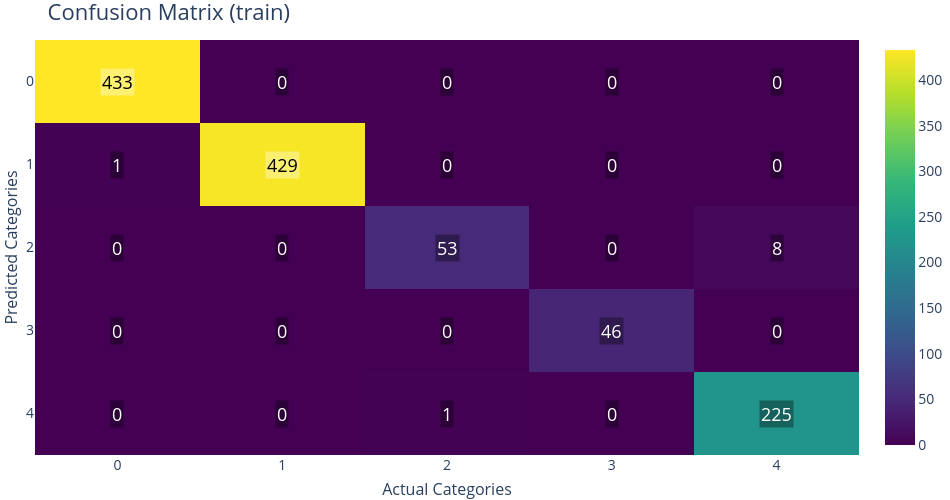

The cell this chart's notebook holds for it:
### Markdown cell above
### For training portion

### Code cell
fig_cm = pyg.PlotConfusionMatrix(split="train")
fig_cm.show()

### Figure 1 — Plotly figure (JSON) as saved in the notebook; plotly's stock layout.template omitted (floating-point values rounded to 4 significant figures)
{"data": [{"colorbar": {"tickfont": {"size": 14}, "title": {"font": {"size": 16}}}, "colorscale": [[0, "rgb(68, 1, 84)"], [0.1111, "rgb(72, 40, 120)"], [0.2222, "rgb(62, 73, 137)"], [0.3333, "rgb(49, 104, 142)"], [0.4444, "rgb(38, 130, 142)"], [0.5556, "rgb(31, 158, 137)"], [0.6667, "rgb(53, 183, 121)"], [0.7778, "rgb(110, 206, 88)"], [0.8889, "rgb(181, 222, 43)"], [1, "rgb(253, 231, 37)"]], "showscale": true, "type": "heatmap", "x": [0, 1, 2, 3, 4], "y": [0, 1, 2, 3, 4], "z": [[433, 0, 0, 0, 0], [1, 429, 0, 0, 0], [0, 0, 53, 0, 8], [0, 0, 0, 46, 0], [0, 0, 1, 0, 225]], "zmax": 433, "zmin": 0}], "layout": {"annotations": [{"bgcolor": "rgba(255,255,255,0.35)", "font": {"color": "black", "size": 18}, "opacity": 1, "showarrow": false, "text": "433", "x": 0, "xref": "x", "y": 0, "yref": "y"}, {"bgcolor": "rgba(0,0,0,0.35)", "font": {"color": "white", "size": 18}, "opacity": 1, "showarrow": false, "text": "0", "x": 1, "xref": "x", "y": 0, "yref": "y"}, {"bgcolor": "rgba(0,0,0,0.35)", "font": {"color": "white", "size": 18}, "opacity": 1, "showarrow": false, "text": "0", "x": 2, "xref": "x", "y": 0, "yref": "y"}, {"bgcolor": "rgba(0,0,0,0.35)", "font": {"color": "white", "size": 18}, "opacity": 1, "showarrow": false, "text": "0", "x": 3, "xref": "x", "y": 0, "yref": "y"}, {"bgcolor": "rgba(0,0,0,0.35)", "font": {"color": "white", "size": 18}, "opacity": 1, "showarrow": false, "text": "0", "x": 4, "xref": "x", "y": 0, "yref": "y"}, {"bgcolor": "rgba(0,0,0,0.35)", "font": {"color": "white", "size": 18}, "opacity": 1, "showarrow": false, "text": "1", "x": 0, "xref": "x", "y": 1, "yref": "y"}, {"bgcolor": "rgba(255,255,255,0.35)", "font": {"color": "black", "size": 18}, "opacity": 1, "showarrow": false, "text": "429", "x": 1, "xref": "x", "y": 1, "yref": "y"}, {"bgcolor": "rgba(0,0,0,0.35)", "font": {"color": "white", "size": 18}, "opacity": 1, "showarrow": false, "text": "0", "x": 2, "xref": "x", "y": 1, "yref": "y"}, {"bgcolor": "rgba(0,0,0,0.35)", "font": {"color": "white", "size": 18}, "opacity": 1, "showarrow": false, "text": "0", "x": 3, "xref": "x", "y": 1, "yref": "y"}, {"bgcolor": "rgba(0,0,0,0.35)", "font": {"color": "white", "size": 18}, "opacity": 1, "showarrow": false, "text": "0", "x": 4, "xref": "x", "y": 1, "yref": "y"}, {"bgcolor": "rgba(0,0,0,0.35)", "font": {"color": "white", "size": 18}, "opacity": 1, "showarrow": false, "text": "0", "x": 0, "xref": "x", "y": 2, "yref": "y"}, {"bgcolor": "rgba(0,0,0,0.35)", "font": {"color": "white", "size": 18}, "opacity": 1, "showarrow": false, "text": "0", "x": 1, "xref": "x", "y": 2, "yref": "y"}, {"bgcolor": "rgba(0,0,0,0.35)", "font": {"color": "white", "size": 18}, "opacity": 1, "showarrow": false, "text": "53", "x": 2, "xref": "x", "y": 2, "yref": "y"}, {"bgcolor": "rgba(0,0,0,0.35)", "font": {"color": "white", "size": 18}, "opacity": 1, "showarrow": false, "text": "0", "x": 3, "xref": "x", "y": 2, "yref": "y"}, {"bgcolor": "rgba(0,0,0,0.35)", "font": {"color": "white", "size": 18}, "opacity": 1, "showarrow": false, "text": "8", "x": 4, "xref": "x", "y": 2, "yref": "y"}, {"bgcolor": "rgba(0,0,0,0.35)", "font": {"color": "white", "size": 18}, "opacity": 1, "showarrow": false, "text": "0", "x": 0, "xref": "x", "y": 3, "yref": "y"}, {"bgcolor": "rgba(0,0,0,0.35)", "font": {"color": "white", "size": 18}, "opacity": 1, "showarrow": false, "text": "0", "x": 1, "xref": "x", "y": 3, "yref": "y"}, {"bgcolor": "rgba(0,0,0,0.35)", "font": {"color": "white", "size": 18}, "opacity": 1, "showarrow": false, "text": "0", "x": 2, "xref": "x", "y": 3, "yref": "y"}, {"bgcolor": "rgba(0,0,0,0.35)", "font": {"color": "white", "size": 18}, "opacity": 1, "showarrow": false, "text": "46", "x": 3, "xref": "x", "y": 3, "yref": "y"}, {"bgcolor": "rgba(0,0,0,0.35)", "font": {"color": "white", "size": 18}, "opacity": 1, "showarrow": false, "text": "0", "x": 4, "xref": "x", "y": 3, "yref": "y"}, {"bgcolor": "rgba(0,0,0,0.35)", "font": {"color": "white", "size": 18}, "opacity": 1, "showarrow": false, "text": "0", "x": 0, "xref": "x", "y": 4, "yref": "y"}, {"bgcolor": "rgba(0,0,0,0.35)", "font": {"color": "white", "size": 18}, "opacity": 1, "showarrow": false, "text": "0", "x": 1, "xref": "x", "y": 4, "yref": "y"}, {"bgcolor": "rgba(0,0,0,0.35)", "font": {"color": "white", "size": 18}, "opacity": 1, "showarrow": false, "text": "1", "x": 2, "xref": "x", "y": 4, "yref": "y"}, {"bgcolor": "rgba(0,0,0,0.35)", "font": {"color": "white", "size": 18}, "opacity": 1, "showarrow": false, "text": "0", "x": 3, "xref": "x", "y": 4, "yref": "y"}, {"bgcolor": "rgba(0,0,0,0.35)", "font": {"color": "white", "size": 18}, "opacity": 1, "showarrow": false, "text": "225", "x": 4, "xref": "x", "y": 4, "yref": "y"}], "font": {"size": 16}, "height": 500, "margin": {"b": 0, "l": 0, "r": 0, "t": 40}, "paper_bgcolor": "RGBA(0,0,0,0)", "plot_bgcolor": "RGBA(0,0,0,0)", "title": {"font": {"size": 22}, "text": "Confusion Matrix (train)"}, "width": 950, "xaxis": {"gridcolor": "rgba(0,0,0,0.08)", "mirror": false, "showgrid": true, "showline": false, "tickangle": 0, "tickfont": {"size": 14}, "tickmode": "array", "ticktext": ["0", "1", "2", "3", "4"], "tickvals": [0, 1, 2, 3, 4], "title": {"font": {"size": 16}, "text": "Actual Categories"}, "zeroline": false}, "yaxis": {"autorange": "reversed", "gridcolor": "rgba(0,0,0,0.08)", "mirror": false, "showgrid": true, "showline": false, "tickfont": {"size": 14}, "tickmode": "array", "ticktext": ["0", "1", "2", "3", "4"], "tickvals": [0, 1, 2, 3, 4], "title": {"font": {"size": 16}, "text": "Predicted Categories"}, "zeroline": false}}}
